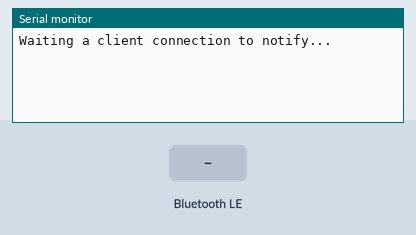
A sketch run on a simulated ESP32. On the bench: the last lines printed to the serial monitor. The inputs (shaded band) are chosen by the test bench. Nothing arrives over Bluetooth unless stated; a phone connects over Bluetooth LE 3 s after start.

Above: at 1.2 s.
1.3 s: Bluetooth LE write "Start" received
At 2.5 s:
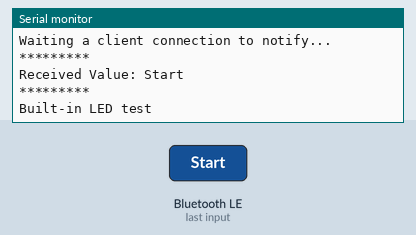
2.8 s: Bluetooth LE write "Stop" received
At 3.8 s:
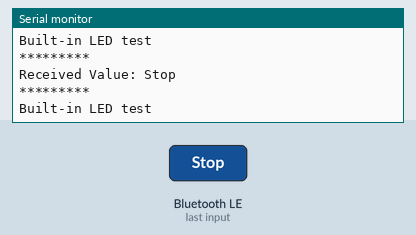
4.3 s: Bluetooth LE write "1" received
At 5.0 s:
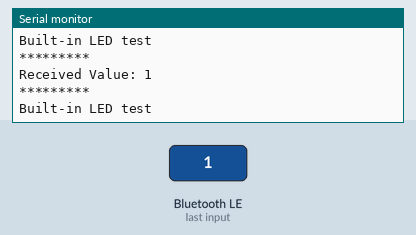

Measured:
- after the input at 1.3 s, the serial monitor: prints a new line after 0.05 s (image 1)
- after the input at 2.8 s, the serial monitor: prints a new line after 0.05 s (image 2)
- after the input at 4.3 s, the serial monitor: prints a new line after 0.05 s (image 3)

The sketch:

ESP32asMicrobit2.ino
```cpp
/*
  Not work, get connected, and lost connect soon.
  modified from ESP32 Bluettoth library example uart-service
  and ESP32 BluetoothButton

  https://github.com/microbit-more/mbit-more-v2/blob/master/src/block/index.js microbit more JS
  https://github.com/yokobond/scratch-microbit-more/blob/trunk/src/block/index.js

    Video: https://www.youtube.com/watch?v=oCMOYS71NIU
    Based on Neil Kolban example for IDF: https://github.com/nkolban/esp32-snippets/blob/master/cpp_utils/tests/BLE%20Tests/SampleNotify.cpp
    Ported to Arduino ESP32 by Evandro Copercini

   Create a BLE server that, once we receive a connection, will send periodic notifications.
   The service advertises itself as: 6E400001-B5A3-F393-E0A9-E50E24DCCA9E
   Has a characteristic of: 6E400002-B5A3-F393-E0A9-E50E24DCCA9E - used for receiving data with "WRITE"
   Has a characteristic of: 6E400003-B5A3-F393-E0A9-E50E24DCCA9E - used to send data with  "NOTIFY"

   The design of creating the BLE server is:
   1. Create a BLE Server
   2. Create a BLE Service
   3. Create a BLE Characteristic on the Service
   4. Create a BLE Descriptor on the characteristic
   5. Start the service.
   6. Start advertising.

   In this example rxValue is the data received (only accessible inside that function).
   And txValue is the data to be sent, in this example just a byte incremented every second.
*/
#include <BLEDevice.h>
#include <BLEServer.h>
#include <BLEUtils.h>
#include <BLE2902.h>

BLEServer *pServer = NULL;
BLECharacteristic * pTxCharacteristic;
bool deviceConnected = false;
bool oldDeviceConnected = false;
bool _messageReceivedComplete = false;
std::string _message;
uint8_t txValue = 0;

// See the following for generating UUIDs:
// https://www.uuidgenerator.net/
#define LED_BUILTIN 2
#define SERVICE_UUID           "6e400001-b5a3-f393-e0a9-e50e24dcca9e" // UART service UUID
#define CHARACTERISTIC_UUID_RX "6e400003-b5a3-f393-e0a9-e50e24dcca9e"
#define CHARACTERISTIC_UUID_TX "6e400002-b5a3-f393-e0a9-e50e24dcca9e"


class MyServerCallbacks: public BLEServerCallbacks {
    void onConnect(BLEServer* pServer) {
      deviceConnected = true;
    };

    void onDisconnect(BLEServer* pServer) {
      deviceConnected = false;
    }
};

class MyCallbacks: public BLECharacteristicCallbacks {
    void onWrite(BLECharacteristic *pCharacteristic) {
      std::string rxValue = pCharacteristic->getValue();
	  _message = pCharacteristic->getValue();  //
      _messageReceivedComplete = true;

      if (rxValue.length() > 0) {
        Serial.println("*********");
        Serial.print("Received Value: ");
        for (int i = 0; i < rxValue.length(); i++)
          Serial.print(rxValue[i]);

        Serial.println();
        Serial.println("*********");
      }
    }
};


void setup() {
  Serial.begin(115200);

  // Create the BLE Device
   BLEDevice::init("BBC micro:bit [ESP32]");

  // Create the BLE Server
  pServer = BLEDevice::createServer();
  pServer->setCallbacks(new MyServerCallbacks());

  // Create the BLE Service
  BLEService *pService = pServer->createService(SERVICE_UUID);

  // Create a BLE Characteristic
  pTxCharacteristic = pService->createCharacteristic(
										CHARACTERISTIC_UUID_TX,
										BLECharacteristic::PROPERTY_NOTIFY
									);

  pTxCharacteristic->addDescriptor(new BLE2902());

  BLECharacteristic * pRxCharacteristic = pService->createCharacteristic(
											 CHARACTERISTIC_UUID_RX,
											BLECharacteristic::PROPERTY_WRITE
										);

  pRxCharacteristic->setCallbacks(new MyCallbacks());

  // Start the service
  pService->start();

  // Start advertising
  pServer->getAdvertising()->start();
  Serial.println("Waiting a client connection to notify...");
}

void loop() {
  if (_messageReceivedComplete)
    {
    _messageReceivedComplete = false;
    int length = _message.length();
    if (length > 0)
    {
      if (length > 32)
      {
        _message.erase(32, length - 32);
      }
      if(_message == "Start")
        digitalWrite(LED_BUILTIN, HIGH);
	    else if (_message == "Stop")
	    {
        digitalWrite(LED_BUILTIN, LOW);
        }
      Serial.println("Built-in LED test");
    }
  }

    if (deviceConnected) {
        //pTxCharacteristic->setValue(&txValue, 1);
        //pTxCharacteristic->notify();
        //txValue++;
		delay(10); // bluetooth stack will go into congestion, if too many packets are sent
	}

    // disconnecting
    if (!deviceConnected && oldDeviceConnected) {
        delay(500); // give the bluetooth stack the chance to get things ready
        pServer->startAdvertising(); // restart advertising
        Serial.println("start advertising");
        oldDeviceConnected = deviceConnected;
    }
    // connecting
    if (deviceConnected && !oldDeviceConnected) {
		// do stuff here on connecting
        oldDeviceConnected = deviceConnected;
    }
}
```
